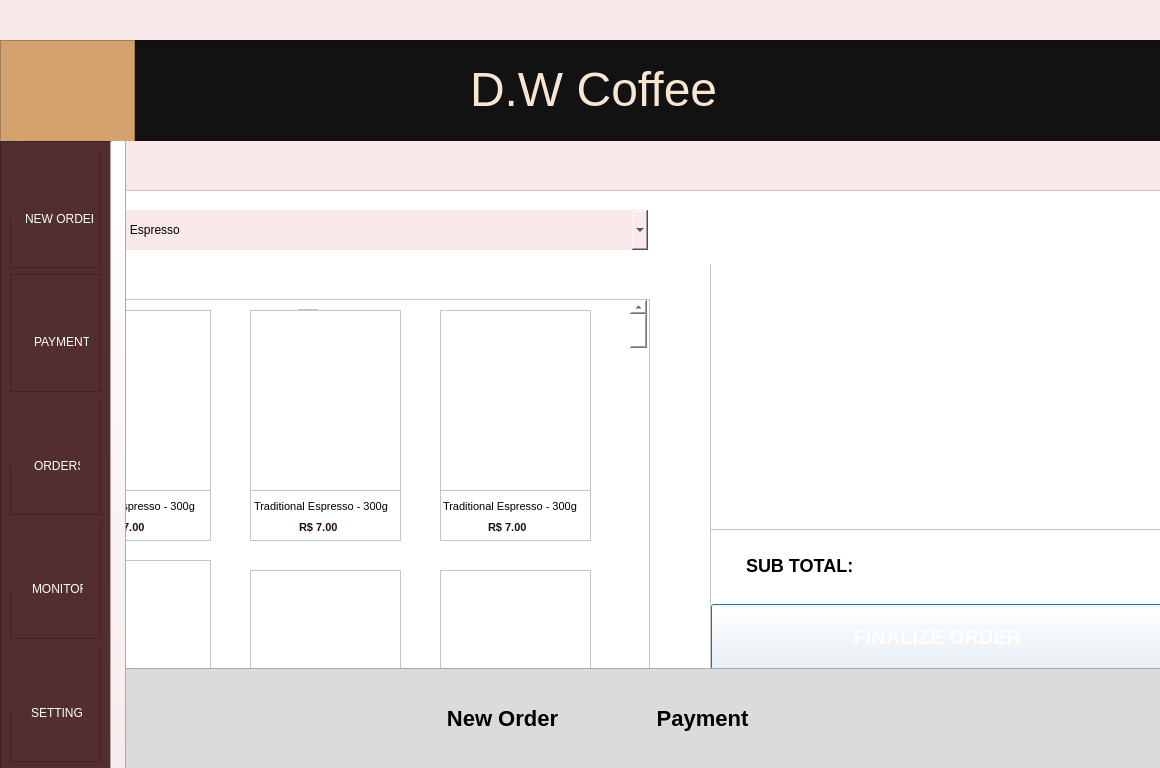
<?xml version="1.0" encoding="UTF-8"?>
<ui version="4.0">
 <class>Dialog</class>
 <widget class="QDialog" name="Dialog">
  <property name="geometry">
   <rect>
    <x>0</x>
    <y>0</y>
    <width>1160</width>
    <height>768</height>
   </rect>
  </property>
  <property name="windowTitle">
   <string>Dialog</string>
  </property>
  <property name="styleSheet">
   <string notr="true">background-color: rgb(250, 233, 234);</string>
  </property>
  <widget class="QFrame" name="frame_2">
   <property name="geometry">
    <rect>
     <x>0</x>
     <y>190</y>
     <width>1161</width>
     <height>581</height>
    </rect>
   </property>
   <property name="styleSheet">
    <string notr="true">background-color: rgb(255, 255, 255);
border-top: 0.5px solid rgba(0,0,0,.4);</string>
   </property>
   <property name="frameShape">
    <enum>QFrame::StyledPanel</enum>
   </property>
   <property name="frameShadow">
    <enum>QFrame::Raised</enum>
   </property>
   <widget class="QFrame" name="frame_5">
    <property name="geometry">
     <rect>
      <x>710</x>
      <y>19</y>
      <width>460</width>
      <height>470</height>
     </rect>
    </property>
    <property name="styleSheet">
     <string notr="true">QFrame{
	border: .5px solid black
}</string>
    </property>
    <property name="frameShape">
     <enum>QFrame::StyledPanel</enum>
    </property>
    <property name="frameShadow">
     <enum>QFrame::Raised</enum>
    </property>
    <widget class="QFrame" name="frame_10">
     <property name="geometry">
      <rect>
       <x>0</x>
       <y>320</y>
       <width>460</width>
       <height>150</height>
      </rect>
     </property>
     <property name="frameShape">
      <enum>QFrame::StyledPanel</enum>
     </property>
     <property name="frameShadow">
      <enum>QFrame::Raised</enum>
     </property>
     <widget class="QLabel" name="label_3">
      <property name="geometry">
       <rect>
        <x>36</x>
        <y>28</y>
        <width>108</width>
        <height>16</height>
       </rect>
      </property>
      <property name="styleSheet">
       <string notr="true">border-color: transparent;
font-weight: bold;
font-size: 18px;</string>
      </property>
      <property name="text">
       <string>SUB TOTAL:</string>
      </property>
     </widget>
     <widget class="QPushButton" name="pushButton">
      <property name="geometry">
       <rect>
        <x>1</x>
        <y>75</y>
        <width>453</width>
        <height>66</height>
       </rect>
      </property>
      <property name="cursor">
       <cursorShape>PointingHandCursor</cursorShape>
      </property>
      <property name="styleSheet">
       <string notr="true">QPushButton{
	background-color: rgba(211, 164, 110, .9);
	color: white;
	font-weight: bold;
	font-size: 20px;	
	border-color: transparent;
}

QPushButton:hover{
	background-color: rgba(211, 164, 110, 1);
}</string>
      </property>
      <property name="text">
       <string>FINALIZE ORDER</string>
      </property>
     </widget>
    </widget>
    <widget class="QLabel" name="label_4">
     <property name="geometry">
      <rect>
       <x>0</x>
       <y>0</y>
       <width>451</width>
       <height>55</height>
      </rect>
     </property>
     <property name="styleSheet">
      <string notr="true">border-color: transparent;
background-color: rgba(61, 21, 21, .75);
color: white;
font-size: 20px;</string>
     </property>
     <property name="text">
      <string>&lt;html&gt;&lt;head/&gt;&lt;body&gt;&lt;p align=&quot;center&quot;&gt;YOUR ORDER&lt;/p&gt;&lt;/body&gt;&lt;/html&gt;</string>
     </property>
    </widget>
   </widget>
   <widget class="QComboBox" name="comboBox">
    <property name="geometry">
     <rect>
      <x>61</x>
      <y>20</y>
      <width>587</width>
      <height>40</height>
     </rect>
    </property>
    <property name="cursor">
     <cursorShape>PointingHandCursor</cursorShape>
    </property>
    <property name="styleSheet">
     <string notr="true">QComboBox{
	border: .5px solid rgba(0,0,0,.5);
	border-radius: 5px;
	padding: 10px;
	background-color: rgb(250, 233, 234);
}

QComboBox:hover{
	border: .5px solid rgba(0,0,0,1);
}</string>
    </property>
    <item>
     <property name="text">
      <string>Traditional Espresso</string>
     </property>
    </item>
    <item>
     <property name="text">
      <string>Double Espresso</string>
     </property>
    </item>
    <item>
     <property name="text">
      <string>Macchiato</string>
     </property>
    </item>
    <item>
     <property name="text">
      <string>Espresso Romano</string>
     </property>
    </item>
    <item>
     <property name="text">
      <string>Doppio</string>
     </property>
    </item>
    <item>
     <property name="text">
      <string>Ristretto</string>
     </property>
    </item>
   </widget>
   <widget class="QScrollArea" name="scrollArea">
    <property name="geometry">
     <rect>
      <x>39</x>
      <y>109</y>
      <width>611</width>
      <height>371</height>
     </rect>
    </property>
    <property name="styleSheet">
     <string notr="true">border-color: transparent</string>
    </property>
    <property name="widgetResizable">
     <bool>true</bool>
    </property>
    <widget class="QWidget" name="scrollAreaWidgetContents">
     <property name="geometry">
      <rect>
       <x>0</x>
       <y>0</y>
       <width>609</width>
       <height>369</height>
      </rect>
     </property>
     <widget class="QScrollBar" name="verticalScrollBar">
      <property name="geometry">
       <rect>
        <x>590</x>
        <y>0</y>
        <width>17</width>
        <height>401</height>
       </rect>
      </property>
      <property name="orientation">
       <enum>Qt::Vertical</enum>
      </property>
     </widget>
     <widget class="QFrame" name="frame_7">
      <property name="geometry">
       <rect>
        <x>258</x>
        <y>9</y>
        <width>20</width>
        <height>46</height>
       </rect>
      </property>
      <property name="frameShape">
       <enum>QFrame::StyledPanel</enum>
      </property>
      <property name="frameShadow">
       <enum>QFrame::Raised</enum>
      </property>
      <layout class="QVBoxLayout" name="verticalLayout_3">
       <item>
        <widget class="QFrame" name="frame_15">
         <property name="frameShape">
          <enum>QFrame::StyledPanel</enum>
         </property>
         <property name="frameShadow">
          <enum>QFrame::Raised</enum>
         </property>
        </widget>
       </item>
       <item>
        <widget class="QFrame" name="frame_16">
         <property name="frameShape">
          <enum>QFrame::StyledPanel</enum>
         </property>
         <property name="frameShadow">
          <enum>QFrame::Raised</enum>
         </property>
        </widget>
       </item>
      </layout>
     </widget>
     <widget class="QFrame" name="frame_4">
      <property name="geometry">
       <rect>
        <x>20</x>
        <y>10</y>
        <width>151</width>
        <height>231</height>
       </rect>
      </property>
      <property name="cursor">
       <cursorShape>PointingHandCursor</cursorShape>
      </property>
      <property name="styleSheet">
       <string notr="true"/>
      </property>
      <property name="frameShape">
       <enum>QFrame::StyledPanel</enum>
      </property>
      <property name="frameShadow">
       <enum>QFrame::Raised</enum>
      </property>
      <widget class="QFrame" name="frame_9">
       <property name="geometry">
        <rect>
         <x>0</x>
         <y>0</y>
         <width>151</width>
         <height>181</height>
        </rect>
       </property>
       <property name="styleSheet">
        <string notr="true">image: url(:/imagens/image 1.png);</string>
       </property>
       <property name="frameShape">
        <enum>QFrame::StyledPanel</enum>
       </property>
       <property name="frameShadow">
        <enum>QFrame::Raised</enum>
       </property>
      </widget>
      <widget class="QLabel" name="label_5">
       <property name="geometry">
        <rect>
         <x>1</x>
         <y>189</y>
         <width>140</width>
         <height>16</height>
        </rect>
       </property>
       <property name="text">
        <string>&lt;html&gt;&lt;head/&gt;&lt;body&gt;&lt;p&gt;&lt;span style=&quot; font-size:8pt;&quot;&gt;Traditional Espresso - 300g&lt;/span&gt;&lt;/p&gt;&lt;/body&gt;&lt;/html&gt;</string>
       </property>
      </widget>
      <widget class="QLabel" name="label_6">
       <property name="geometry">
        <rect>
         <x>46</x>
         <y>210</y>
         <width>48</width>
         <height>16</height>
        </rect>
       </property>
       <property name="styleSheet">
        <string notr="true">color: #220C0C;
font-weight: 900;</string>
       </property>
       <property name="text">
        <string>&lt;html&gt;&lt;head/&gt;&lt;body&gt;&lt;p&gt;&lt;span style=&quot; font-size:8pt;&quot;&gt;R$ 7.00&lt;/span&gt;&lt;/p&gt;&lt;/body&gt;&lt;/html&gt;</string>
       </property>
      </widget>
     </widget>
     <widget class="QFrame" name="frame_6">
      <property name="geometry">
       <rect>
        <x>210</x>
        <y>10</y>
        <width>151</width>
        <height>231</height>
       </rect>
      </property>
      <property name="cursor">
       <cursorShape>PointingHandCursor</cursorShape>
      </property>
      <property name="frameShape">
       <enum>QFrame::StyledPanel</enum>
      </property>
      <property name="frameShadow">
       <enum>QFrame::Raised</enum>
      </property>
      <widget class="QFrame" name="frame_11">
       <property name="geometry">
        <rect>
         <x>0</x>
         <y>0</y>
         <width>151</width>
         <height>181</height>
        </rect>
       </property>
       <property name="styleSheet">
        <string notr="true">image: url(:/imagens/image 1.png);
image: url(:/imagens/image 3.png);</string>
       </property>
       <property name="frameShape">
        <enum>QFrame::StyledPanel</enum>
       </property>
       <property name="frameShadow">
        <enum>QFrame::Raised</enum>
       </property>
      </widget>
      <widget class="QLabel" name="label_8">
       <property name="geometry">
        <rect>
         <x>49</x>
         <y>210</y>
         <width>48</width>
         <height>16</height>
        </rect>
       </property>
       <property name="styleSheet">
        <string notr="true">color: #220C0C;
font-weight: 900;</string>
       </property>
       <property name="text">
        <string>&lt;html&gt;&lt;head/&gt;&lt;body&gt;&lt;p&gt;&lt;span style=&quot; font-size:8pt;&quot;&gt;R$ 7.00&lt;/span&gt;&lt;/p&gt;&lt;/body&gt;&lt;/html&gt;</string>
       </property>
      </widget>
      <widget class="QLabel" name="label_7">
       <property name="geometry">
        <rect>
         <x>4</x>
         <y>189</y>
         <width>140</width>
         <height>16</height>
        </rect>
       </property>
       <property name="text">
        <string>&lt;html&gt;&lt;head/&gt;&lt;body&gt;&lt;p&gt;&lt;span style=&quot; font-size:8pt;&quot;&gt;Traditional Espresso - 300g&lt;/span&gt;&lt;/p&gt;&lt;/body&gt;&lt;/html&gt;</string>
       </property>
      </widget>
     </widget>
     <widget class="QFrame" name="frame_8">
      <property name="geometry">
       <rect>
        <x>400</x>
        <y>10</y>
        <width>151</width>
        <height>231</height>
       </rect>
      </property>
      <property name="cursor">
       <cursorShape>PointingHandCursor</cursorShape>
      </property>
      <property name="frameShape">
       <enum>QFrame::StyledPanel</enum>
      </property>
      <property name="frameShadow">
       <enum>QFrame::Raised</enum>
      </property>
      <widget class="QFrame" name="frame_12">
       <property name="geometry">
        <rect>
         <x>0</x>
         <y>0</y>
         <width>151</width>
         <height>181</height>
        </rect>
       </property>
       <property name="styleSheet">
        <string notr="true">image: url(:/imagens/image 4.png);</string>
       </property>
       <property name="frameShape">
        <enum>QFrame::StyledPanel</enum>
       </property>
       <property name="frameShadow">
        <enum>QFrame::Raised</enum>
       </property>
      </widget>
      <widget class="QLabel" name="label_9">
       <property name="geometry">
        <rect>
         <x>3</x>
         <y>189</y>
         <width>140</width>
         <height>16</height>
        </rect>
       </property>
       <property name="text">
        <string>&lt;html&gt;&lt;head/&gt;&lt;body&gt;&lt;p&gt;&lt;span style=&quot; font-size:8pt;&quot;&gt;Traditional Espresso - 300g&lt;/span&gt;&lt;/p&gt;&lt;/body&gt;&lt;/html&gt;</string>
       </property>
      </widget>
      <widget class="QLabel" name="label_10">
       <property name="geometry">
        <rect>
         <x>48</x>
         <y>210</y>
         <width>48</width>
         <height>16</height>
        </rect>
       </property>
       <property name="styleSheet">
        <string notr="true">color: #220C0C;
font-weight: 900;</string>
       </property>
       <property name="text">
        <string>&lt;html&gt;&lt;head/&gt;&lt;body&gt;&lt;p&gt;&lt;span style=&quot; font-size:8pt;&quot;&gt;R$ 7.00&lt;/span&gt;&lt;/p&gt;&lt;/body&gt;&lt;/html&gt;</string>
       </property>
      </widget>
     </widget>
     <widget class="QFrame" name="frame_13">
      <property name="geometry">
       <rect>
        <x>20</x>
        <y>260</y>
        <width>151</width>
        <height>231</height>
       </rect>
      </property>
      <property name="styleSheet">
       <string notr="true"/>
      </property>
      <property name="frameShape">
       <enum>QFrame::StyledPanel</enum>
      </property>
      <property name="frameShadow">
       <enum>QFrame::Raised</enum>
      </property>
      <widget class="QFrame" name="frame_14">
       <property name="geometry">
        <rect>
         <x>0</x>
         <y>0</y>
         <width>151</width>
         <height>181</height>
        </rect>
       </property>
       <property name="cursor">
        <cursorShape>PointingHandCursor</cursorShape>
       </property>
       <property name="styleSheet">
        <string notr="true">image: url(:/imagens/image 1.png);</string>
       </property>
       <property name="frameShape">
        <enum>QFrame::StyledPanel</enum>
       </property>
       <property name="frameShadow">
        <enum>QFrame::Raised</enum>
       </property>
      </widget>
      <widget class="QLabel" name="label_11">
       <property name="geometry">
        <rect>
         <x>1</x>
         <y>189</y>
         <width>140</width>
         <height>16</height>
        </rect>
       </property>
       <property name="text">
        <string>&lt;html&gt;&lt;head/&gt;&lt;body&gt;&lt;p&gt;&lt;span style=&quot; font-size:8pt;&quot;&gt;Traditional Espresso - 300g&lt;/span&gt;&lt;/p&gt;&lt;/body&gt;&lt;/html&gt;</string>
       </property>
      </widget>
      <widget class="QLabel" name="label_12">
       <property name="geometry">
        <rect>
         <x>46</x>
         <y>210</y>
         <width>48</width>
         <height>16</height>
        </rect>
       </property>
       <property name="styleSheet">
        <string notr="true">color: #220C0C;
font-weight: 900;</string>
       </property>
       <property name="text">
        <string>&lt;html&gt;&lt;head/&gt;&lt;body&gt;&lt;p&gt;&lt;span style=&quot; font-size:8pt;&quot;&gt;R$ 7.00&lt;/span&gt;&lt;/p&gt;&lt;/body&gt;&lt;/html&gt;</string>
       </property>
      </widget>
     </widget>
     <widget class="QFrame" name="frame_17">
      <property name="geometry">
       <rect>
        <x>210</x>
        <y>270</y>
        <width>151</width>
        <height>231</height>
       </rect>
      </property>
      <property name="styleSheet">
       <string notr="true"/>
      </property>
      <property name="frameShape">
       <enum>QFrame::StyledPanel</enum>
      </property>
      <property name="frameShadow">
       <enum>QFrame::Raised</enum>
      </property>
      <widget class="QFrame" name="frame_18">
       <property name="geometry">
        <rect>
         <x>0</x>
         <y>0</y>
         <width>151</width>
         <height>181</height>
        </rect>
       </property>
       <property name="cursor">
        <cursorShape>PointingHandCursor</cursorShape>
       </property>
       <property name="styleSheet">
        <string notr="true">image: url(:/imagens/image 1.png);</string>
       </property>
       <property name="frameShape">
        <enum>QFrame::StyledPanel</enum>
       </property>
       <property name="frameShadow">
        <enum>QFrame::Raised</enum>
       </property>
      </widget>
      <widget class="QLabel" name="label_13">
       <property name="geometry">
        <rect>
         <x>1</x>
         <y>189</y>
         <width>140</width>
         <height>16</height>
        </rect>
       </property>
       <property name="text">
        <string>&lt;html&gt;&lt;head/&gt;&lt;body&gt;&lt;p&gt;&lt;span style=&quot; font-size:8pt;&quot;&gt;Traditional Espresso - 300g&lt;/span&gt;&lt;/p&gt;&lt;/body&gt;&lt;/html&gt;</string>
       </property>
      </widget>
      <widget class="QLabel" name="label_14">
       <property name="geometry">
        <rect>
         <x>46</x>
         <y>210</y>
         <width>48</width>
         <height>16</height>
        </rect>
       </property>
       <property name="styleSheet">
        <string notr="true">color: #220C0C;
font-weight: 900;</string>
       </property>
       <property name="text">
        <string>&lt;html&gt;&lt;head/&gt;&lt;body&gt;&lt;p&gt;&lt;span style=&quot; font-size:8pt;&quot;&gt;R$ 7.00&lt;/span&gt;&lt;/p&gt;&lt;/body&gt;&lt;/html&gt;</string>
       </property>
      </widget>
     </widget>
     <widget class="QFrame" name="frame_19">
      <property name="geometry">
       <rect>
        <x>400</x>
        <y>270</y>
        <width>151</width>
        <height>231</height>
       </rect>
      </property>
      <property name="styleSheet">
       <string notr="true"/>
      </property>
      <property name="frameShape">
       <enum>QFrame::StyledPanel</enum>
      </property>
      <property name="frameShadow">
       <enum>QFrame::Raised</enum>
      </property>
      <widget class="QFrame" name="frame_20">
       <property name="geometry">
        <rect>
         <x>0</x>
         <y>0</y>
         <width>151</width>
         <height>181</height>
        </rect>
       </property>
       <property name="cursor">
        <cursorShape>PointingHandCursor</cursorShape>
       </property>
       <property name="styleSheet">
        <string notr="true">image: url(:/imagens/image 1.png);</string>
       </property>
       <property name="frameShape">
        <enum>QFrame::StyledPanel</enum>
       </property>
       <property name="frameShadow">
        <enum>QFrame::Raised</enum>
       </property>
      </widget>
      <widget class="QLabel" name="label_15">
       <property name="geometry">
        <rect>
         <x>1</x>
         <y>189</y>
         <width>140</width>
         <height>16</height>
        </rect>
       </property>
       <property name="text">
        <string>&lt;html&gt;&lt;head/&gt;&lt;body&gt;&lt;p&gt;&lt;span style=&quot; font-size:8pt;&quot;&gt;Traditional Espresso - 300g&lt;/span&gt;&lt;/p&gt;&lt;/body&gt;&lt;/html&gt;</string>
       </property>
      </widget>
      <widget class="QLabel" name="label_16">
       <property name="geometry">
        <rect>
         <x>46</x>
         <y>210</y>
         <width>48</width>
         <height>16</height>
        </rect>
       </property>
       <property name="styleSheet">
        <string notr="true">color: #220C0C;
font-weight: 900;</string>
       </property>
       <property name="text">
        <string>&lt;html&gt;&lt;head/&gt;&lt;body&gt;&lt;p&gt;&lt;span style=&quot; font-size:8pt;&quot;&gt;R$ 7.00&lt;/span&gt;&lt;/p&gt;&lt;/body&gt;&lt;/html&gt;</string>
       </property>
      </widget>
     </widget>
     <zorder>frame_7</zorder>
     <zorder>verticalScrollBar</zorder>
     <zorder>frame_4</zorder>
     <zorder>frame_6</zorder>
     <zorder>frame_8</zorder>
     <zorder>frame_13</zorder>
     <zorder>frame_17</zorder>
     <zorder>frame_19</zorder>
    </widget>
   </widget>
   <widget class="QFrame" name="frame_21">
    <property name="geometry">
     <rect>
      <x>0</x>
      <y>478</y>
      <width>1171</width>
      <height>104</height>
     </rect>
    </property>
    <property name="styleSheet">
     <string notr="true">background-color: #DBDBDB;
border-color: transparent;</string>
    </property>
    <property name="frameShape">
     <enum>QFrame::StyledPanel</enum>
    </property>
    <property name="frameShadow">
     <enum>QFrame::Raised</enum>
    </property>
    <widget class="QPushButton" name="pushButton_7">
     <property name="geometry">
      <rect>
       <x>437</x>
       <y>35</y>
       <width>131</width>
       <height>31</height>
      </rect>
     </property>
     <property name="cursor">
      <cursorShape>PointingHandCursor</cursorShape>
     </property>
     <property name="styleSheet">
      <string notr="true">QPushButton{
	border: transparent;
	background-color: transparent;
	font-size: 22px;
	font-weight: bold;

}

QPushButton:hover{
	color: rgba(61, 21, 21, .75);
}
</string>
     </property>
     <property name="text">
      <string>New Order</string>
     </property>
    </widget>
    <widget class="QPushButton" name="pushButton_8">
     <property name="geometry">
      <rect>
       <x>637</x>
       <y>35</y>
       <width>131</width>
       <height>31</height>
      </rect>
     </property>
     <property name="cursor">
      <cursorShape>PointingHandCursor</cursorShape>
     </property>
     <property name="styleSheet">
      <string notr="true">QPushButton{
	border: transparent;
	background-color: transparent;
	font-size: 22px;
	font-weight: bold;
}

QPushButton:hover{
	color: rgba(61, 21, 21, .75);
}</string>
     </property>
     <property name="text">
      <string>Payment</string>
     </property>
    </widget>
   </widget>
   <zorder>scrollArea</zorder>
   <zorder>frame_5</zorder>
   <zorder>comboBox</zorder>
   <zorder>frame_21</zorder>
  </widget>
  <widget class="QFrame" name="frame">
   <property name="geometry">
    <rect>
     <x>0</x>
     <y>40</y>
     <width>1161</width>
     <height>101</height>
    </rect>
   </property>
   <property name="styleSheet">
    <string notr="true">background-color: #121212</string>
   </property>
   <property name="frameShape">
    <enum>QFrame::StyledPanel</enum>
   </property>
   <property name="frameShadow">
    <enum>QFrame::Raised</enum>
   </property>
   <widget class="QFrame" name="frame_3">
    <property name="geometry">
     <rect>
      <x>0</x>
      <y>0</y>
      <width>135</width>
      <height>102</height>
     </rect>
    </property>
    <property name="styleSheet">
     <string notr="true">background-color: #D4A26F</string>
    </property>
    <property name="frameShape">
     <enum>QFrame::StyledPanel</enum>
    </property>
    <property name="frameShadow">
     <enum>QFrame::Raised</enum>
    </property>
    <widget class="QLabel" name="label">
     <property name="geometry">
      <rect>
       <x>18</x>
       <y>6</y>
       <width>98</width>
       <height>90</height>
      </rect>
     </property>
     <property name="styleSheet">
      <string notr="true">image: url(:/imagens/cGUFyIrl2tqx3cWHufs9--1--5d252-svg (1) 4.png);</string>
     </property>
     <property name="text">
      <string/>
     </property>
    </widget>
   </widget>
   <widget class="QLabel" name="label_2">
    <property name="geometry">
     <rect>
      <x>470</x>
      <y>4</y>
      <width>281</width>
      <height>91</height>
     </rect>
    </property>
    <property name="styleSheet">
     <string notr="true">color: #F8E6D3</string>
    </property>
    <property name="text">
     <string>&lt;html&gt;&lt;head/&gt;&lt;body&gt;&lt;p&gt;&lt;span style=&quot; font-size:36pt;&quot;&gt;D.W Coffee&lt;/span&gt;&lt;/p&gt;&lt;/body&gt;&lt;/html&gt;</string>
    </property>
   </widget>
  </widget>
  <widget class="QPushButton" name="pushButton_9">
   <property name="geometry">
    <rect>
     <x>-2</x>
     <y>140</y>
     <width>21</width>
     <height>630</height>
    </rect>
   </property>
   <property name="cursor">
    <cursorShape>PointingHandCursor</cursorShape>
   </property>
   <property name="styleSheet">
    <string notr="true">QPushButton{
	image: url(:/imagens/Arrow 2.png);
	background-color: rgba(0, 0, 0, .1);
}

QPushButton:hover{
	background-color: rgba(0, 0, 0, .2);
}</string>
   </property>
   <property name="text">
    <string/>
   </property>
  </widget>
  <widget class="QFrame" name="frame_22">
   <property name="geometry">
    <rect>
     <x>0</x>
     <y>141</y>
     <width>111</width>
     <height>631</height>
    </rect>
   </property>
   <property name="styleSheet">
    <string notr="true">background-color: #522E2E</string>
   </property>
   <property name="frameShape">
    <enum>QFrame::StyledPanel</enum>
   </property>
   <property name="frameShadow">
    <enum>QFrame::Raised</enum>
   </property>
   <layout class="QVBoxLayout" name="verticalLayout">
    <item>
     <widget class="QFrame" name="frame_23">
      <property name="cursor">
       <cursorShape>PointingHandCursor</cursorShape>
      </property>
      <property name="frameShape">
       <enum>QFrame::StyledPanel</enum>
      </property>
      <property name="frameShadow">
       <enum>QFrame::Raised</enum>
      </property>
      <widget class="QLabel" name="label_17">
       <property name="geometry">
        <rect>
         <x>-1</x>
         <y>-14</y>
         <width>91</width>
         <height>81</height>
        </rect>
       </property>
       <property name="styleSheet">
        <string notr="true">image: url(:/imagens/transferir (1) 1.png);</string>
       </property>
       <property name="text">
        <string/>
       </property>
      </widget>
      <widget class="QLabel" name="label_18">
       <property name="geometry">
        <rect>
         <x>15</x>
         <y>60</y>
         <width>68</width>
         <height>16</height>
        </rect>
       </property>
       <property name="styleSheet">
        <string notr="true">color: rgb(255, 255, 255);</string>
       </property>
       <property name="text">
        <string>NEW ORDER</string>
       </property>
      </widget>
     </widget>
    </item>
    <item>
     <widget class="QFrame" name="frame_24">
      <property name="cursor">
       <cursorShape>PointingHandCursor</cursorShape>
      </property>
      <property name="frameShape">
       <enum>QFrame::StyledPanel</enum>
      </property>
      <property name="frameShadow">
       <enum>QFrame::Raised</enum>
      </property>
      <widget class="QLabel" name="label_19">
       <property name="geometry">
        <rect>
         <x>11</x>
         <y>8</y>
         <width>61</width>
         <height>41</height>
        </rect>
       </property>
       <property name="styleSheet">
        <string notr="true">image: url(:/imagens/🦆 icon _cart o_.png);</string>
       </property>
       <property name="text">
        <string/>
       </property>
      </widget>
      <widget class="QLabel" name="label_20">
       <property name="geometry">
        <rect>
         <x>24</x>
         <y>60</y>
         <width>55</width>
         <height>16</height>
        </rect>
       </property>
       <property name="styleSheet">
        <string notr="true">color: rgb(255, 255, 255);
text-align: center;</string>
       </property>
       <property name="text">
        <string>PAYMENT</string>
       </property>
      </widget>
     </widget>
    </item>
    <item>
     <widget class="QFrame" name="frame_25">
      <property name="cursor">
       <cursorShape>PointingHandCursor</cursorShape>
      </property>
      <property name="frameShape">
       <enum>QFrame::StyledPanel</enum>
      </property>
      <property name="frameShadow">
       <enum>QFrame::Raised</enum>
      </property>
      <widget class="QLabel" name="label_21">
       <property name="geometry">
        <rect>
         <x>-1</x>
         <y>-14</y>
         <width>91</width>
         <height>81</height>
        </rect>
       </property>
       <property name="styleSheet">
        <string notr="true">image: url(:/imagens/free-invoice-3155204-2630870 1.png);</string>
       </property>
       <property name="text">
        <string/>
       </property>
      </widget>
      <widget class="QLabel" name="label_22">
       <property name="geometry">
        <rect>
         <x>24</x>
         <y>60</y>
         <width>46</width>
         <height>16</height>
        </rect>
       </property>
       <property name="styleSheet">
        <string notr="true">color: rgb(255, 255, 255);</string>
       </property>
       <property name="text">
        <string>ORDERS</string>
       </property>
      </widget>
     </widget>
    </item>
    <item>
     <widget class="QFrame" name="frame_26">
      <property name="cursor">
       <cursorShape>PointingHandCursor</cursorShape>
      </property>
      <property name="frameShape">
       <enum>QFrame::StyledPanel</enum>
      </property>
      <property name="frameShadow">
       <enum>QFrame::Raised</enum>
      </property>
      <widget class="QLabel" name="label_23">
       <property name="geometry">
        <rect>
         <x>-1</x>
         <y>-14</y>
         <width>91</width>
         <height>81</height>
        </rect>
       </property>
       <property name="styleSheet">
        <string notr="true">image: url(:/imagens/free-monitor-1629555-1383411 1.png);</string>
       </property>
       <property name="text">
        <string/>
       </property>
      </widget>
      <widget class="QLabel" name="label_24">
       <property name="geometry">
        <rect>
         <x>22</x>
         <y>60</y>
         <width>51</width>
         <height>16</height>
        </rect>
       </property>
       <property name="styleSheet">
        <string notr="true">color: rgb(255, 255, 255);</string>
       </property>
       <property name="text">
        <string>MONITOR</string>
       </property>
      </widget>
     </widget>
    </item>
    <item>
     <widget class="QFrame" name="frame_27">
      <property name="frameShape">
       <enum>QFrame::StyledPanel</enum>
      </property>
      <property name="frameShadow">
       <enum>QFrame::Raised</enum>
      </property>
      <widget class="QLabel" name="label_25">
       <property name="geometry">
        <rect>
         <x>-1</x>
         <y>-14</y>
         <width>91</width>
         <height>81</height>
        </rect>
       </property>
       <property name="cursor">
        <cursorShape>PointingHandCursor</cursorShape>
       </property>
       <property name="styleSheet">
        <string notr="true">image: url(:/imagens/mindtouch 1.png);
</string>
       </property>
       <property name="text">
        <string/>
       </property>
      </widget>
      <widget class="QLabel" name="label_26">
       <property name="geometry">
        <rect>
         <x>21</x>
         <y>60</y>
         <width>51</width>
         <height>16</height>
        </rect>
       </property>
       <property name="cursor">
        <cursorShape>PointingHandCursor</cursorShape>
       </property>
       <property name="styleSheet">
        <string notr="true">color: rgb(255, 255, 255);</string>
       </property>
       <property name="text">
        <string>SETTINGS</string>
       </property>
      </widget>
     </widget>
    </item>
   </layout>
  </widget>
  <widget class="QPushButton" name="pushButton_10">
   <property name="geometry">
    <rect>
     <x>110</x>
     <y>140</y>
     <width>16</width>
     <height>631</height>
    </rect>
   </property>
   <property name="cursor">
    <cursorShape>PointingHandCursor</cursorShape>
   </property>
   <property name="styleSheet">
    <string notr="true">QPushButton{
	image: url(:/imagens/Arrow 1.png);
	background-color: rgba(0, 0, 0, .2);
	transform: rotate(45deg)
}

QPushButton:hover{
	background-color: rgba(0, 0, 0, .3);
}</string>
   </property>
   <property name="text">
    <string/>
   </property>
  </widget>
 </widget>
 <resources>
  <include location="../../images/imagens.qrc"/>
  <include location="../../images/imagens.qrc"/>
 </resources>
 <connections/>
</ui>
